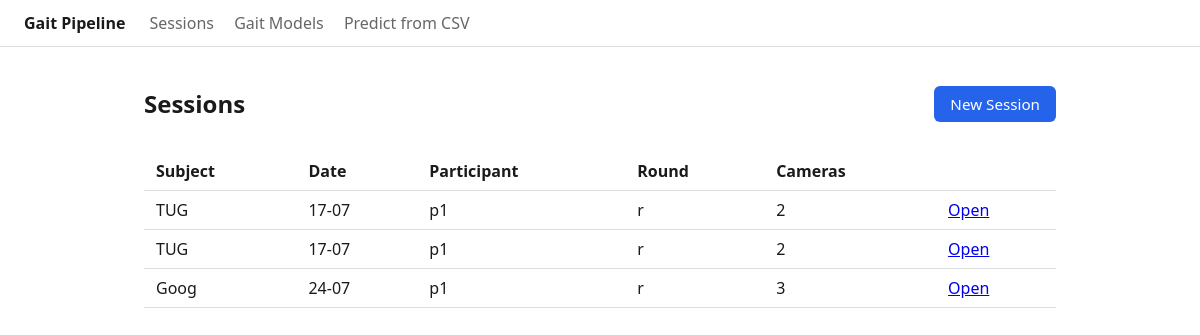
The page / on the database its author committed.
### app/db.py (models this page shows)
class CaptureSession(Base):
    __tablename__ = "capture_sessions"
    id = Column(Integer, primary_key=True)
    subject_name = Column(String, nullable=False)
    day = Column(Integer, nullable=False)
    month = Column(Integer, nullable=False)
    p_no = Column(Integer, nullable=False)
    total_rounds = Column(Integer, nullable=False, default=1)
    camera_count = Column(Integer, nullable=False, default=2)
    input_dir = Column(String, nullable=False)
    output_dir = Column(String, nullable=False)
    alignment_method = Column(String, nullable=False, default="pca")
    created_at = Column(DateTime, default=datetime.datetime.utcnow)
    jobs = relationship("Job", back_populates="capture_session", cascade="all, delete-orphan")

### app/routes/sessions.py (the view)
@router.get("/")
def list_sessions(request: Request):
    db = SessionLocal()
    try:
        capture_sessions = db.query(CaptureSession).order_by(CaptureSession.created_at.desc()).all()
        return templates.TemplateResponse(
            request, "sessions_list.html", {"sessions": capture_sessions}
        )
    finally:
        db.close()

### app/templates/sessions_list.html (shortened to what this page needs)
{% extends "base.html" %}
{% block content %}
<div class="page-header">
  <h1>Sessions</h1>
  <a class="button" href="/sessions/new">New Session</a>
</div>
<table class="data-table">
  <thead>
    <tr><th>Subject</th><th>Date</th><th>Participant</th><th>Round</th><th>Cameras</th><th></th></tr>
  </thead>
  <tbody>
  {% for s in sessions %}
    <tr>
      <td>{{ s.subject_name }}</td>
      <td>{{ "%02d"|format(s.day) }}-{{ "%02d"|format(s.month) }}</td>
      <td>p{{ s.p_no }}</td>
      <td>r{{ s.round }}</td>
      <td>{{ s.camera_count }}</td>
      <td><a href="/sessions/{{ s.id }}">Open</a></td>
    </tr>
  {% else %}
    <tr><td colspan="6">No sessions yet.</td></tr>
  {% endfor %}
  </tbody>
</table>
{% endblock %}

### app/static/style.css (style rules this page uses)
:root { color-scheme: light dark; --bg: #ffffff; --fg: #1a1a1a; --muted: #666; --border: #ddd; --accent: #2563eb; --accent-fg: #ffffff; }
* { box-sizing: border-box; }
body { margin: 0; font-family: system-ui, -apple-system, "Segoe UI", sans-serif; background: var(--bg); color: var(--fg); }
.page-header { display: flex; justify-content: space-between; align-items: center; }
h1 { font-size: 1.5rem; }
.button { display: inline-block; padding: 0.5rem 1rem; border-radius: 6px; background: var(--accent); color: var(--accent-fg); text-decoration: none; border: none; cursor: pointer; font-size: 0.95rem; }
.data-table { width: 100%; border-collapse: collapse; margin: 1rem 0; }
.data-table th, .data-table td { text-align: left; padding: 0.5rem 0.75rem; border-bottom: 1px solid var(--border); }

### rows shown on the page
CaptureSession: subject_name "TUG", day "17", month "07", p_no "1", camera_count "2"
CaptureSession: subject_name "TUG", day "17", month "07", p_no "1", camera_count "2"
CaptureSession: subject_name "Goog", day "24", month "07", p_no "1", camera_count "3"
